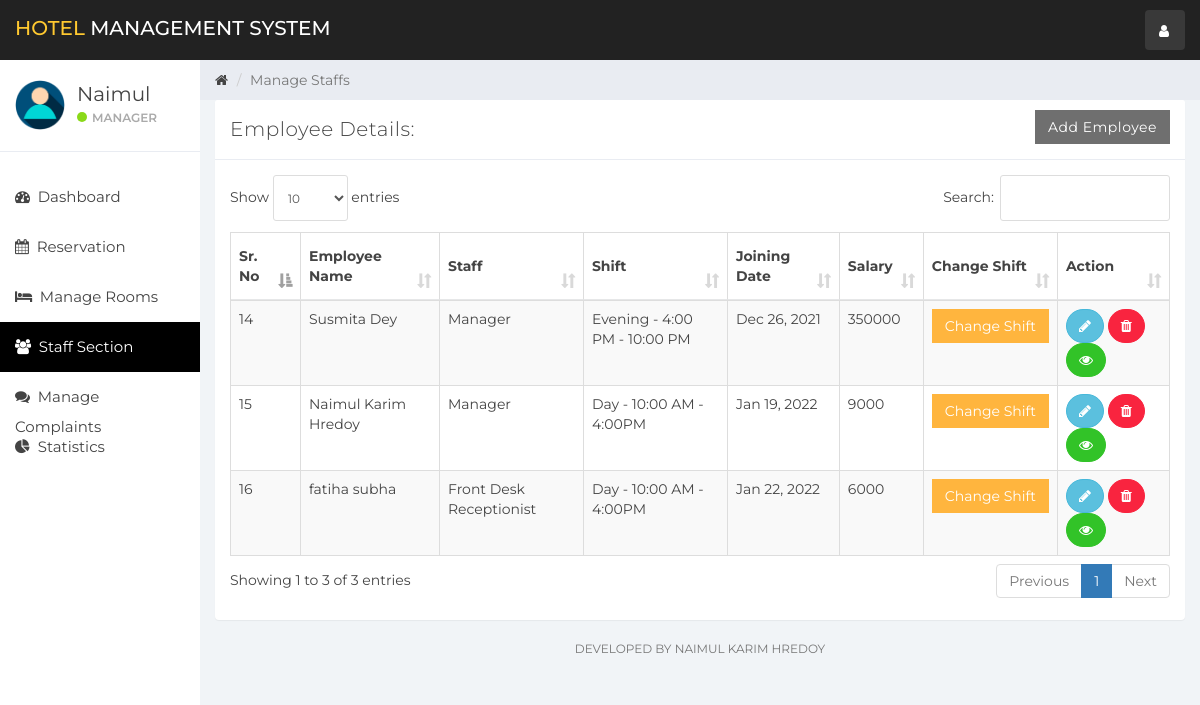
/index.php?staff_mang (signed in), run on the app's committed database.
### tables this page shows
CREATE TABLE `user` (
  `id` int(11) NOT NULL,
  `name` varchar(100) NOT NULL,
  `username` varchar(15) NOT NULL,
  `email` varchar(100) NOT NULL,
  `password` varchar(100) NOT NULL,
  `created_at` timestamp NOT NULL DEFAULT current_timestamp()
);

CREATE TABLE `staff` (
  `emp_id` int(11) NOT NULL,
  `emp_name` varchar(100) NOT NULL,
  `staff_type_id` int(11) NOT NULL,
  `shift_id` int(11) NOT NULL,
  `id_card_type` int(11) NOT NULL,
  `id_card_no` varchar(20) NOT NULL,
  `address` varchar(100) NOT NULL,
  `contact_no` bigint(20) NOT NULL,
  `salary` bigint(20) NOT NULL,
  `joining_date` timestamp NOT NULL DEFAULT current_timestamp(),
  `updated_at` timestamp NOT NULL DEFAULT current_timestamp() ON UPDATE current_timestamp()
);

CREATE TABLE `staff_type` (
  `staff_type_id` int(10) NOT NULL,
  `staff_type` varchar(100) NOT NULL
);

CREATE TABLE `shift` (
  `shift_id` int(10) NOT NULL,
  `shift` varchar(100) NOT NULL,
  `shift_timing` varchar(100) NOT NULL
);

### staff_mang.php (the view, shortened to what this page needs)
<div class="col-sm-9 col-sm-offset-3 col-lg-10 col-lg-offset-2 main">
    <div class="row">
        <ol class="breadcrumb">
            <li><a href="#">
                    <em class="fa fa-home"></em>
                </a></li>
            <li class="active">Manage Staffs</li>
        </ol>
    </div>
    <div class="row">
        <div class="col-lg-12">
            <div class="panel panel-default">
                <div class="panel-heading">Employee Details:
                    <a href="index.php?add_emp" class="btn btn-secondary pull-right" style="border-radius:0%">Add Employee</a>
                </div>
                <div class="panel-body">
                    <table class="table table-striped table-bordered table-responsive" cellspacing="0" width="100%"
                           id="rooms">
                        <thead>
                        <tr>
                            <th>Sr. No</th>
                            <th>Employee Name</th>
                            <th>Staff</th>
                            <th>Shift</th>
                            <th>Joining Date</th>
                            <th>Salary</th>
                            <th>Change Shift</th>
                            <th>Action</th>
                        </tr>
                        </thead>
                        <tbody>
                        <?php
                        $staff_query = "SELECT * FROM staff  NATURAL JOIN staff_type NATURAL JOIN shift";
                        $staff_result = mysqli_query($connection, $staff_query);
                        if (mysqli_num_rows($staff_result) > 0) {
                            while ($staff = mysqli_fetch_assoc($staff_result)) { ?>
                                <tr>
                                    <td><?php echo $staff['emp_id']; ?></td>
                                    <td><?php echo $staff['emp_name']; ?></td>
                                    <td><?php echo $staff['staff_type']; ?></td>
                                    <td><?php echo $staff['shift'] . ' - ' . $staff['shift_timing']; ?></td>
                                    <td><?php echo date('M j, Y', strtotime($staff['joining_date'])); ?></td>
                                    <td><?php echo $staff['salary']; ?></td>
                                    <td>
                                        <button class="btn btn-warning" style="border-radius:0%" data-toggle="modal" data-target="#changeShift"
                                                data-id="<?php echo $staff['emp_id']; ?>" id="change_shift">Change Shift</button>
                                    </td>
                                    <td>
                                        <button data-toggle="modal"
                                                data-target="#empDetail<?php echo $staff['emp_id']; ?>"
                                                data-id="<?php echo $staff['emp_id']; ?>" id="editEmp"
                                                class="btn btn-info" style="border-radius:60px;"><i class="fa fa-pencil"></i></button>
                                        <a href='functionmis.php?empid=<?php echo $staff['emp_id']; ?>'
                                           class="btn btn-danger" onclick="return confirm('Are you Sure?')" style="border-radius:60px;"><i
                                                    class="fa fa-trash"></i></a>
                                        <a href='index.php?emp_history&empid=<?php echo $staff['emp_id']; ?>'
                                           class="btn btn-success" title="Employee Histery" style="border-radius:60px;"><i class="fa fa-eye"></i></a>
                                    </td>
                                </tr>
                                <?php
                            }
                        }
                        ?>
                        </tbody>
                    </table>
                </div>
            </div>
        </div>
    </div>
    <div class="row">
        <div class="col-sm-12">
        <p class="back-link">Developed By Naimul karim Hredoy</p>
        </div>
    </div>
</div>

### sidebar.php (shortened to what this page needs)
<div id="sidebar-collapse" class="col-sm-3 col-lg-2 sidebar">
    <div class="profile-sidebar">
        <div class="profile-userpic">
            <img src="img/user.png" class="img-responsive" alt="">
        </div>
        <div class="profile-usertitle">
            <div class="profile-usertitle-name"><?php echo $user['name'];?></div>
            <div class="profile-usertitle-status"><span class="indicator label-success"></span>Manager</div>
        </div>
    </div>
    <ul class="nav menu">
    <?php
        if (isset($_GET['dashboard'])){ ?>
            <li class="active">
                <a href="index.php?dashboard"><em class="fa fa-dashboard">&nbsp;</em>
                    Dashboard
                </a>
            </li>
        <?php } else{?>
            <li>
                <a href="index.php?dashboard"><em class="fa fa-dashboard">&nbsp;</em>
                    Dashboard
                </a>
            </li>
        <?php }
        if (isset($_GET['reservation'])){ ?>
            <li class="active">
            <a href="index.php?reservation"><em class="fa fa-calendar">&nbsp;</em>
                    Reservation
                </a>
            </li>
        <?php } else{?>
            <li>
            <a href="index.php?reservation"><em class="fa fa-calendar">&nbsp;</em>
                    Reservation
                </a>
            </li>
        <?php }
        if (isset($_GET['room_mang'])){ ?>
            <li class="active">
                <a href="index.php?room_mang"><em class="fa fa-bed">&nbsp;</em>
                    Manage Rooms
                </a>
            </li>
        <?php } else{?>
            <li>
            <a href="index.php?room_mang"><em class="fa fa-bed">&nbsp;</em>
                    Manage Rooms
                </a>
            </li>
        <?php }
        if (isset($_GET['staff_mang'])){ ?>
            <li class="active">
                <a href="index.php?staff_mang"><em class="fa fa-users">&nbsp;</em>
                    Staff Section
                </a>
            </li>
        <?php }
        if (isset($_GET['complain'])){ ?>
            <li class="active">
                <a href="index.php?complain"><em class="fa fa-comments">&nbsp;</em>
                    Manage Complaints
                </a>
            </li>
        <?php } else{?>
            <li>
                <a href="index.php?complain"><em class="fa fa-comments">&nbsp;</em>
                    Manage Complaints
                </a>
            </li>
        <?php }
        ?>
        <?php
        if (isset($_GET['statistics'])){ ?>
            <li class="active">
                <a href="index.php?statistics"><em class="fa fa-pie-chart">&nbsp;</em>
                    Statistics
                </a>
            </li>
        <?php } else{?>
        <li>
            <a href="index.php?statistics"><em class="fa fa-pie-chart">&nbsp;</em>
                Statistics
            </a>
        </li>
<?php }?>
    </ul>
</div>

### data on the page
user: name "Naimul"
staff: emp_id "14", emp_name "Susmita Dey", staff_type.staff_type "Manager", shift.shift "Evening", shift.shift_timing "4:00 PM - 10:00 PM", joining_date "Dec 26, 2021", salary "350000"
staff: emp_id "15", emp_name "Naimul Karim Hredoy", staff_type.staff_type "Manager", shift.shift "Day", shift.shift_timing "10:00 AM - 4:00PM", joining_date "Jan 19, 2022", salary "9000"
staff: emp_id "16", emp_name "fatiha subha", staff_type.staff_type "Front Desk Receptionist", shift.shift "Day", shift.shift_timing "10:00 AM - 4:00PM", joining_date "Jan 22, 2022", salary "6000"
